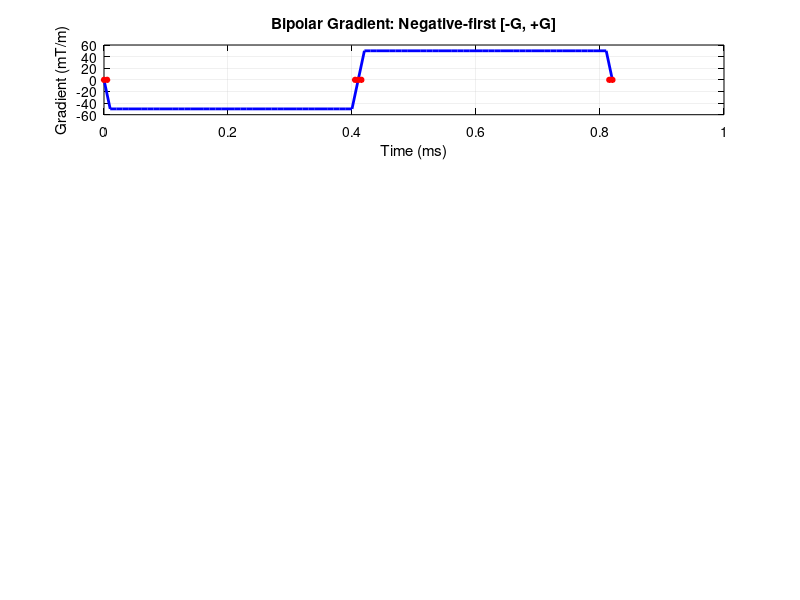

MATLAB code to generate this figure: (Note: this script raises an error after producing the figure.)
% BipolarGradSim.m
% DESCRIPTION:
%   Simulates bipolar gradient waveforms for Phase Contrast MRI (PC-MRI) velocity encoding.
%   The waveform consists of two trapezoidal lobes with opposite polarity, designed to null
%   the zeroth-order moment (M0) for stationary spins while encoding velocity via the
%   first-order moment (M1). The phase accumulation is computed using the equation:
%   ϕ(t) = ϕ₀ + γ∫G(τ)·r(τ)dτ, where r(τ) = r₀ + vτ + ½aτ².
%   Outputs include time, gradient waveform, moments (M0, M1, M2), phase accumulation,
%   and simulation parameters. Plots are generated to visualize results.
%
% SYNTAX:
%   [time, G, M0, M1, M2, phase, params] = BipolarGradSim()
%   [time, G, M0, M1, M2, phase, params] = BipolarGradSim('Parameter', value, ...)
%   [time, G, M0, M1, M2, phase, params] = BipolarGradSim('Gmax', 100)
%
% INPUT PARAMETERS:
%   'Gmax'        - Maximum gradient amplitude (mT/m), default: 50
%   'VENC'        - Velocity encoding (cm/s), default: 150 (adjusted for ±π phase)
%   'delta'       - Gradient lobe plateau duration (ms), default: 0.4
%   'T'           - Center-to-center lobe separation (ms), default: 0.4
%   'polarity'    - Polarity: -1 (negative-first), +1 (positive-first), default: -1
%   'rise_time'   - Gradient rise time (ms), default: 0.05
%   'fall_time'   - Gradient fall time (ms), default: 0.05
%   'dt'          - Time resolution (ms), default: 0.01
%   'velocities'  - Velocities to simulate (cm/s), default: [-120, -60, 0, 60, 120]
%   'r0'          - Initial position (m), default: 0
%   'accel'       - Acceleration (m/s²), default: 0
%   'phi0'        - Initial phase (rad), default: 0
%   'doPlot'      - Enable plotting, default: true
%   'style'       - Plot style: 'light' (default, white) or 'dark'
%
% OUTPUT PARAMETERS:
%   time       - Time vector (ms)
%   G          - Gradient waveform (T/m)
%   M0         - Zeroth moment: ∫G(τ)dτ (T·s/m)
%   M1         - First moment: ∫τG(τ)dτ (T·s²/m)
%   M2         - Second moment: ∫τ²G(τ)dτ (T·s³/m)
%   phase      - Phase accumulation for each velocity (rad)
%   params     - Structure containing simulation parameters and results
%
% GRADIENT MOMENTS:
%   M0: Position encoding moment (should be ~0 at end for stationary spins)
%   M1: Velocity encoding moment (primary for PC-MRI, ∝ v)
%   M2: Acceleration encoding moment (∝ a)
%
% PHASE EQUATION:
%   ϕ(t) = ϕ₀ + γ[r₀·M₀(t) + v·M₁(t) + ½a·M₂(t)]
%
% EXAMPLE USAGE:
%   % Default simulation
%   [t, G, M0, M1, M2, phase, params] = BipolarGradSim();
%
%   % Custom VENC and dark style
%   [time, G, M0, M1, M2, phase, params] = BipolarGradSim('Gmax', 30)
%
% REFERENCE:
%   Bernstein, M. A., King, K. F., & Zhou, X. J. (2004).
%   Handbook of MRI Pulse Sequences. Academic Press.
%
% AUTHOR: Zhongwei Zhang, MD, PhD
% Email: zhongweiz@wustl.edu
% Washington University School of Medicine


function [time, G, M0, M1, M2, phase, params] = BipolarGradSim(varargin)
%% Parse input parameters with validation
p = inputParser;
addParameter(p, 'Gmax', 50, @(x) isnumeric(x) && x > 0); % mT/m
addParameter(p, 'VENC', 150, @(x) isnumeric(x) && x > 0); % cm/s, adjusted for ±π
addParameter(p, 'delta', 0.4, @(x) isnumeric(x) && x > 0); % ms
addParameter(p, 'T', 0.4, @(x) isnumeric(x) && x > 0); % ms
addParameter(p, 'polarity', -1, @(x) isnumeric(x) && (x == -1 || x == 1));
addParameter(p, 'rise_time', 5e-3, @(x) isnumeric(x) && x >= 0);
addParameter(p, 'fall_time', 5e-3, @(x) isnumeric(x) && x >= 0);
addParameter(p, 'dt', 0.01, @(x) isnumeric(x) && x > 0);
addParameter(p, 'velocities', [-120, -60, 0, 60, 120], @isnumeric); % cm/s
addParameter(p, 'r0', 0, @isnumeric); % m
addParameter(p, 'accel', 0, @isnumeric); % m/s²
addParameter(p, 'phi0', 0, @isnumeric); % rad
addParameter(p, 'doPlot', true, @islogical);
addParameter(p, 'style', 'light', @(x) ischar(x) && ismember(x, {'light', 'dark'}));
parse(p, varargin{:});
params = p.Results;

%% Initialize output variables to ensure assignment
time = []; G = []; M0 = []; M1 = []; M2 = []; phase = []; params = p.Results;

%% Define physical constants
gamma = 2.675e8; % Gyromagnetic ratio for 1H (rad/T·s), precise value

%% Convert units to SI for calculations
Gmax_T = params.Gmax * 1e-3; % mT/m to T/m
delta_s = params.delta * 1e-3; % ms to s
T_s = params.T * 1e-3; % ms to s
rise_time_s = params.rise_time * 1e-3; % ms to s
fall_time_s = params.fall_time * 1e-3; % ms to s
dt_s = params.dt * 1e-3; % ms to s
VENC_mps = params.VENC * 1e-2; % cm/s to m/s
velocities_mps = params.velocities * 1e-2; % cm/s to m/s
r0_m = params.r0; % m
accel_mps2 = params.accel; % m/s²
phi0_rad = params.phi0; % rad

%% Validate timing parameters
if dt_s <= 0
    error('Time resolution (dt) must be positive.');
end
if delta_s <= 0
    error('Plateau duration (delta) must be positive.');
end
if T_s <= 0
    error('Center-to-center separation (T) must be positive.');
end
if rise_time_s + fall_time_s + delta_s <= 0
    error('Single lobe duration (rise_time + delta + fall_time) must be positive.');
end

%% Calculate gap between lobes
% Gap is the time between the end of the first lobe and the start of the second
gap_s = T_s - delta_s; % T is center-to-center, so gap adjusts for plateau duration
if gap_s < 0
    warning('T < delta; setting gap to 0 to avoid negative duration.');
    gap_s = 0;
end

%% Create time vector
% Total duration includes both lobes and gap
total_time = rise_time_s + delta_s + fall_time_s + gap_s + rise_time_s + delta_s + fall_time_s;
if total_time <= 0
    error('Total waveform duration is non-positive. Check timing parameters.');
end
time_s = 0:dt_s:total_time; % Time vector in seconds
if isempty(time_s)
    error('Time vector is empty. Check dt and total_time.');
end
time_ms = time_s * 1e3; % Convert to ms for output


%% Generate bipolar gradient waveform
G = zeros(size(time_s)); % Initialize gradient waveform (T/m)

% Define time segments for the trapezoidal lobes
t1 = rise_time_s; % End of first rise
t2 = t1 + delta_s; % End of first plateau
t3 = t2 + fall_time_s + gap_s; % Start of second rise
t4 = t3 + rise_time_s; % End of second rise
t5 = t4 + delta_s; % End of second plateau
t6 = t5 + fall_time_s; % End of second fall

% First lobe (rise, plateau, fall)
% Rise: Linear ramp from 0 to ±Gmax
idx1 = time_s <= t1;
if rise_time_s > 0
    G(idx1) = params.polarity * Gmax_T * (time_s(idx1) / rise_time_s);
end
% Plateau: Constant at ±Gmax
idx2 = (time_s > t1) & (time_s <= t2);
G(idx2) = params.polarity * Gmax_T;
% Fall: Linear ramp from ±Gmax to 0
idx3 = (time_s > t2) & (time_s <= t2 + fall_time_s);
if fall_time_s > 0
    fall_segment = time_s(idx3) - t2;
    G(idx3) = params.polarity * Gmax_T * (1 - fall_segment / fall_time_s);
end

% Gap: G = 0 between lobes

% Second lobe (opposite polarity)
% Rise: Linear ramp from 0 to ∓Gmax
idx4 = (time_s > t3) & (time_s <= t4);
if rise_time_s > 0
    rise_segment = time_s(idx4) - t3;
    G(idx4) = -params.polarity * Gmax_T * (rise_segment / rise_time_s);
end
% Plateau: Constant at ∓Gmax
idx5 = (time_s > t4) & (time_s <= t5);
G(idx5) = -params.polarity * Gmax_T;
% Fall: Linear ramp from ∓Gmax to 0
idx6 = (time_s > t5) & (time_s <= t6);
if fall_time_s > 0
    fall_segment = time_s(idx6) - t5;
    G(idx6) = -params.polarity * Gmax_T * (1 - fall_segment / fall_time_s);
end

% Trim vectors to exact waveform duration
valid_idx = time_s <= t6;
if ~any(valid_idx)
    error('No valid time points after trimming. Check timing parameters.');
end
time_s = time_s(valid_idx);
time_ms = time_ms(valid_idx);
G = G(valid_idx);
time = time_ms;

%% Calculate gradient moments using trapezoidal integration
% M0 = ∫ G(τ) dτ (T·s/m)
M0 = zeros(size(time_s));
for i = 2:length(time_s)
    f_prev = G(i-1);
    f_curr = G(i);
    M0(i) = M0(i-1) + ((f_prev + f_curr) / 2) * dt_s;
end

% M1 = ∫ τ G(τ) dτ (T·s²/m)
M1 = zeros(size(time_s));
for i = 2:length(time_s)
    f_prev = time_s(i-1) * G(i-1);
    f_curr = time_s(i) * G(i);
    M1(i) = M1(i-1) + ((f_prev + f_curr) / 2) * dt_s;
end

% M2 = ∫ τ² G(τ) dτ (T·s³/m)
M2 = zeros(size(time_s));
for i = 2:length(time_s)
    f_prev = time_s(i-1)^2 * G(i-1);
    f_curr = time_s(i)^2 * G(i);
    M2(i) = M2(i-1) + ((f_prev + f_curr) / 2) * dt_s;
end

%% Calculate phase accumulation
% Phase = ϕ₀ + γ [r₀·M₀(t) + v·M₁(t) + ½a·M₂(t)]
phase = zeros(length(velocities_mps), length(time_s));
for v = 1:length(velocities_mps)
    phase(v,:) = phi0_rad + gamma * (r0_m * M0 + velocities_mps(v) * M1 + 0.5 * accel_mps2 * M2);
end

%% Store parameters and expected M1
% Expected M1 for phase = π at VENC: M1 = π / (γ * VENC)
params.gamma = gamma;
params.VENC_mps = VENC_mps;
params.velocities_mps = velocities_mps;
params.expected_M1 = pi / (gamma * VENC_mps); % Corrected for ±π phase at VENC

%% Plot results if requested
if params.doPlot
    plotResults(time_ms, G*1e3, M0, M1, M2, phase, params);
end

end

%% Plotting function
function plotResults(time_ms, G_mTm, M0, M1, M2, phase, params)
% Creates a 5-subplot figure showing the gradient waveform, moments, and phase
% accumulation, with a parameter summary on the right.

    % Initialize figure
    figure('Position', [100, 100, 1600, 900], 'Color', [1, 1, 1]);
    
    % Set global font properties
    set(findall(gcf,'-property','FontSize'),'FontSize',16);
    set(findall(gcf,'-property','FontName'),'FontName','Arial');
    set(findall(gcf,'-property','LineWidth'),'LineWidth',2);
    
    % Set plot style
    if strcmp(params.style, 'dark')
        bg_color = [0.15, 0.15, 0.15]; % Dark gray
        text_color = [1, 1, 1]; % White text
        grid_color = [0.6, 0.6, 0.6]; % Light gray grid
    else
        bg_color = [1, 1, 1]; % White
        text_color = [0, 0, 0]; % Black text
        grid_color = [0.8, 0.8, 0.8]; % Light gray grid
    end
    
    % Convert phase to degrees
    phase_deg = rad2deg(phase);
    
    % Define subplot height
    subplot_height = 0.12;
    
    % Subplot 1: Bipolar Gradient Waveform
    subplot(5,1,1, 'Position', [0.1, 0.82, 0.65, subplot_height]);
    plot(time_ms, G_mTm, 'b-', 'LineWidth', 2);
    hold on;
    
    % Mark key time points
    lobe_duration = params.delta + params.rise_time + params.fall_time;
    key_times = [0, params.rise_time, params.rise_time + params.delta, ...
                 params.rise_time + params.delta + params.fall_time, ...
                 lobe_duration + params.T - params.delta, ...
                 lobe_duration + params.T - params.delta + params.rise_time, ...
                 lobe_duration + params.T - params.delta + params.rise_time + params.delta, ...
                 lobe_duration + params.T - params.delta + params.rise_time + params.delta + params.fall_time];
    key_times = unique(key_times(key_times <= max(time_ms)));
    plot(key_times, zeros(size(key_times)), 'ro', 'MarkerSize', 4, 'MarkerFaceColor', 'r');
    
    set(gca, 'Color', bg_color, 'XColor', text_color, 'YColor', text_color);
    grid on; set(gca, 'GridColor', grid_color, 'GridAlpha', 0.3);
    xlabel('Time (ms)', 'Color', text_color);
    ylabel('Gradient (mT/m)', 'Color', text_color);
    % Set title based on polarity
    if params.polarity == -1
        title_str = 'Bipolar Gradient: Negative-first [-G, +G]';
    else
        title_str = 'Bipolar Gradient: Positive-first [+G, -G]';
    end
    title(title_str, 'Color', text_color);
    legend('Gradient', 'Key points', 'Location', 'northwest', 'TextColor', text_color, ...
           'Color', [1, 1, 1], 'EdgeColor', 'none', 'FontSize', 9);
    
    % Subplot 2: Zeroth-Order Moment (M0)
    subplot(5,1,2, 'Position', [0.1, 0.63, 0.65, subplot_height]);
    plot(time_ms, M0, 'm-', 'LineWidth', 2);
    hold on;
    plot([min(time_ms), max(time_ms)], [0, 0], 'r--', 'LineWidth', 1);
    set(gca, 'Color', bg_color, 'XColor', text_color, 'YColor', text_color);
    grid on; set(gca, 'GridColor', grid_color, 'GridAlpha', 0.3);
    xlabel('Time (ms)', 'Color', text_color);
    ylabel('M0 (T·s/m)', 'Color', text_color);
    title('Zeroth-Order Moment', 'Color', text_color);
    legend('M0(t)', 'Ideal (0)', 'Location', 'northwest', 'TextColor', text_color, ...
           'Color', [1, 1, 1], 'EdgeColor', 'none', 'FontSize', 9);
    
    % Subplot 3: First-Order Moment (M1)
    subplot(5,1,3, 'Position', [0.1, 0.44, 0.65, subplot_height]);
    plot(time_ms, M1, 'k-', 'LineWidth', 2);
    hold on;
    expected_M1 = params.expected_M1 * sign(M1(end));
    plot([min(time_ms), max(time_ms)], [expected_M1, expected_M1], 'r--', 'LineWidth', 1);
    set(gca, 'Color', bg_color, 'XColor', text_color, 'YColor', text_color);
    grid on; set(gca, 'GridColor', grid_color, 'GridAlpha', 0.3);
    xlabel('Time (ms)', 'Color', text_color);
    ylabel('M1 (T·s²/m)', 'Color', text_color);
    title('First-Order Moment', 'Color', text_color);
    legend('M1(t)', 'Theoretical M1', 'Location', 'northwest', 'TextColor', text_color, ...
           'Color', [1, 1, 1], 'EdgeColor', 'none', 'FontSize', 9);
    
    % Subplot 4: Second-Order Moment (M2)
    subplot(5,1,4, 'Position', [0.1, 0.25, 0.65, subplot_height]);
    plot(time_ms, M2, 'c-', 'LineWidth', 2);
    set(gca, 'Color', bg_color, 'XColor', text_color, 'YColor', text_color);
    grid on; set(gca, 'GridColor', grid_color, 'GridAlpha', 0.3);
    xlabel('Time (ms)', 'Color', text_color);
    ylabel('M2 (T·s³/m)', 'Color', text_color);
    title('Second-Order Moment', 'Color', text_color);
    legend('M2(t)', 'Location', 'northwest', 'TextColor', text_color, ...
           'Color', [1, 1, 1], 'EdgeColor', 'none', 'FontSize', 9);
    
    % Subplot 5: Phase Accumulation
    subplot(5,1,5, 'Position', [0.1, 0.06, 0.65, subplot_height]);
    colors = lines(length(params.velocities));
    for v = 1:length(params.velocities)
        plot(time_ms, phase_deg(v,:), 'Color', colors(v,:), 'LineWidth', 2, ...
             'DisplayName', sprintf('v = %d cm/s', params.velocities(v)));
        hold on;
    end
    % Add reference lines for ±π (180°) at VENC
    plot([min(time_ms), max(time_ms)], [180, 180], 'r--', 'LineWidth', 1, 'DisplayName', 'VENC (+π)');
    plot([min(time_ms), max(time_ms)], [-180, -180], 'r--', 'LineWidth', 1, 'DisplayName', 'VENC (-π)');
    set(gca, 'Color', bg_color, 'XColor', text_color, 'YColor', text_color);
    grid on; set(gca, 'GridColor', grid_color, 'GridAlpha', 0.3);
    xlabel('Time (ms)', 'Color', text_color);
    ylabel('Phase (deg)', 'Color', text_color);
    title('Phase Accumulation', 'Color', text_color);
    legend('Location', 'northwest', 'TextColor', text_color, 'Color', [1, 1, 1], ...
           'EdgeColor', 'none', 'FontSize', 9, 'NumColumns', 2);
    
    % Parameter annotation box
    annotation('textbox', [0.77, 0.06, 0.21, 0.4], 'String', ...
        sprintf(['Parameters:\n' ...
                'G_{max} = %.1f mT/m\n' ...
                'VENC = %.1f cm/s\n' ...
                'δ = %.1f ms\n' ...
                'T = %.1f ms\n' ...
                'Polarity = %d\n' ...
                'r_0 = %.2e m\n' ...
                'Accel = %.2e m/s²\n' ...
                'φ_0 = %.2f rad\n' ...
                'M0_{end} = %.2e T·s/m\n' ...
                'M1_{end} = %.2e T·s²/m\n' ...
                'M1_{exp} = %.2e T·s²/m\n' ...
                'M2_{end} = %.2e T·s³/m'], ...
                params.Gmax, params.VENC, params.delta, params.T, params.polarity, ...
                params.r0, params.accel, params.phi0, M0(end), M1(end), abs(params.expected_M1), M2(end)), ...
        'BackgroundColor', [1, 1, 1], 'EdgeColor', 'black', 'FontSize', 10, ...
        'FitBoxToText', 'on', 'Margin', 3);
end